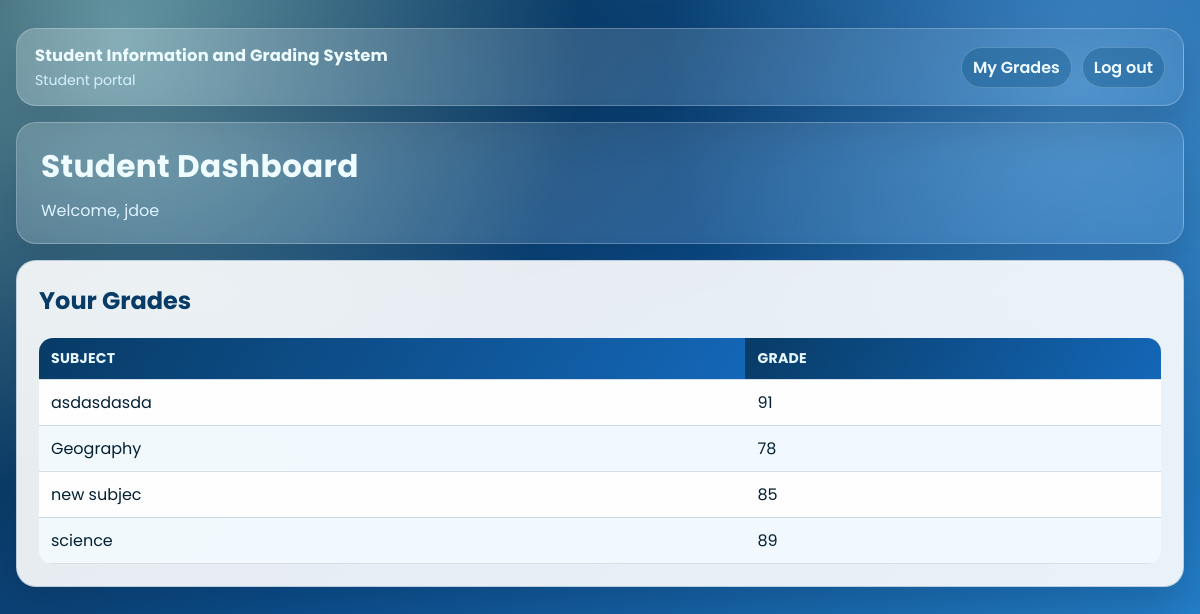
The app's page /student_dashboard.php (signed in), older data.
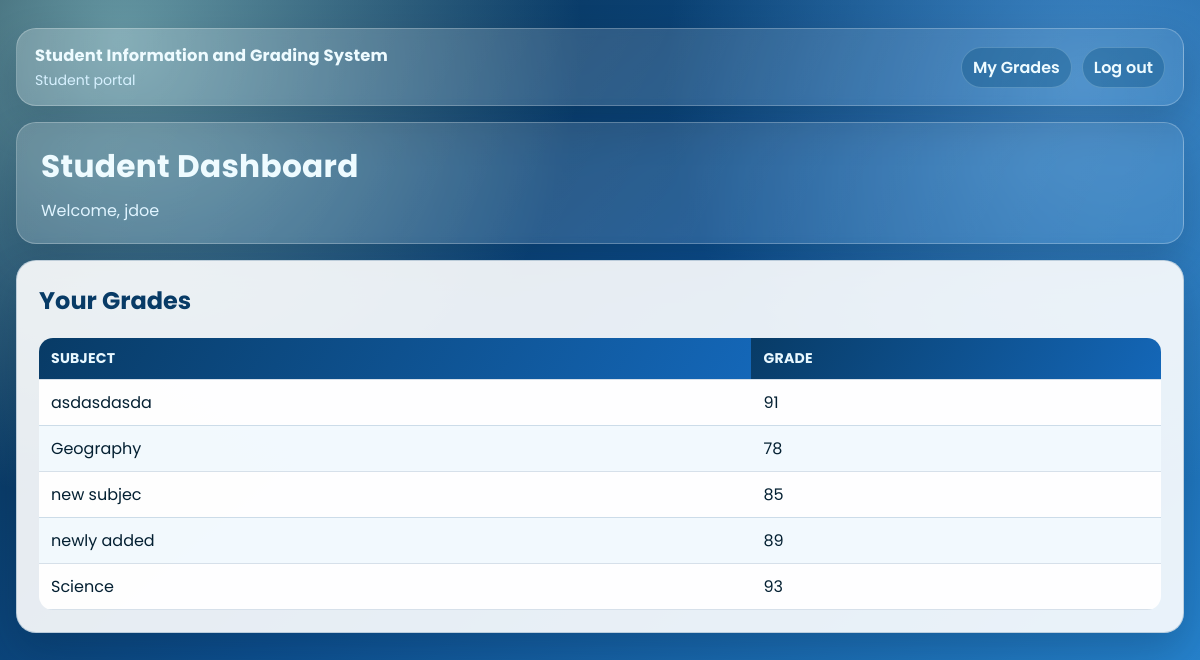
The same page, newer data.
### tables this page shows
CREATE TABLE `grades` (
  `id` int(11) NOT NULL,
  `student_id` int(11) NOT NULL,
  `subject` varchar(30) NOT NULL,
  `grade_value` int(11) NOT NULL CHECK (`grade_value` between 0 and 100),
  PRIMARY KEY (`id`),
  KEY `student_id` (`student_id`),
  CONSTRAINT `grades_ibfk_1` FOREIGN KEY (`student_id`) REFERENCES `users` (`id`) ON DELETE CASCADE
);

### student_dashboard.php (the view, shortened to what this page needs)
<?php
$pdo = getDb();
$stmt = $pdo->prepare('SELECT subject, grade_value FROM grades WHERE student_id = :student_id ORDER BY subject ASC');
$stmt->execute([':student_id' => (int)$_SESSION['user_id']]);
$grades = $stmt->fetchAll();
?>
<!doctype html>
<html lang="en">
<head>
    <link rel="stylesheet" href="assets/styles.css">
</head>
<body>
    <main class="app-shell">
        <header class="topbar">
            <div>
                <div class="topbar-title">Student Information and Grading System</div>
                <div class="topbar-sub">Student portal</div>
            </div>
            <nav class="topbar-links">
                <a href="student_dashboard.php">My Grades</a>
                <a href="logout.php">Log out</a>
            </nav>
        </header>
        <section class="content-stack">
                <section class="hero">
                    <h1>Student Dashboard</h1>
                    <p>Welcome, <?php echo htmlspecialchars((string)$_SESSION['user'], ENT_QUOTES, 'UTF-8'); ?></p>
                </section>
                <section class="card">
                    <h2>Your Grades</h2>
                    <?php if (empty($grades)): ?>
                        <p>No grades found.</p>
                    <?php else: ?>
                        <table>
                            <thead>
                                <tr>
                                    <th>Subject</th>
                                    <th>Grade</th>
                                </tr>
                            </thead>
                            <tbody>
                                <?php foreach ($grades as $grade): ?>
                                    <tr>
                                        <td><?php echo htmlspecialchars((string)$grade['subject'], ENT_QUOTES, 'UTF-8'); ?></td>
                                        <td><?php echo (int)$grade['grade_value']; ?></td>
                                    </tr>
                                <?php endforeach; ?>
                            </tbody>
                        </table>
                    <?php endif; ?>
                </section>
        </section>
    </main>
</body>
</html>

Row changes from the older to the newer data that the page shows:
added grades: subject "newly added", grade_value "89"
changed grades: subject "science" → "Science"; grade_value "89" → "93"
